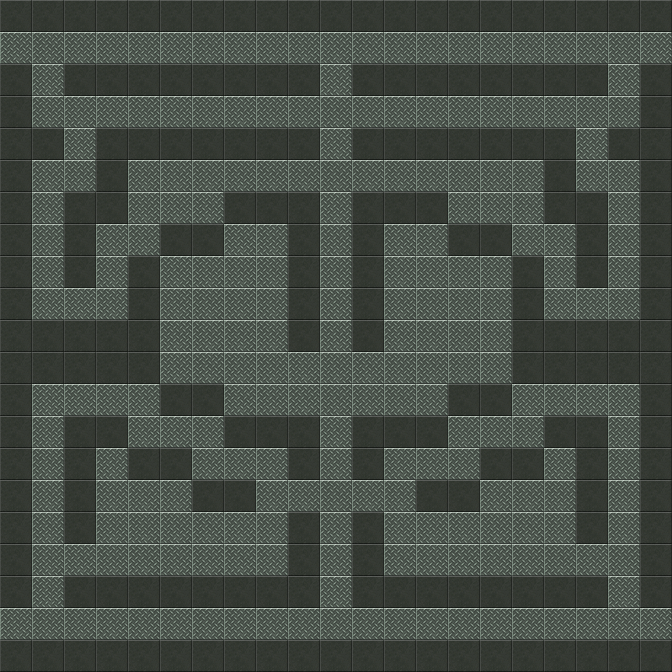

Rendered tile map (Tiled .tmx) drawn with the repository's tilesets; below, a short description and the full map source, tile grids included:
An orthogonal 21x21 tile map with 32x32 px tiles, 1 tile layer (Tile Layer 1).

<map version="1.0" tiledversion="1.1.5" orientation="orthogonal" renderorder="right-down" width="21" height="21" tilewidth="32" tileheight="32" infinite="0" nextobjectid="1">
 <tileset firstgid="1" name="gridtiles" tilewidth="32" tileheight="32" tilecount="140" columns="14">
  <image source="pathfinding_tutorial/assets/gridtiles.png" width="448" height="320" />
  <tile id="0">
   <properties>
    <property name="collide" type="bool" value="true" />
   </properties>
  </tile>
  <tile id="1">
   <properties>
    <property name="cost" type="int" value="4" />
   </properties>
  </tile>
  <tile id="14">
   <properties>
    <property name="collide" type="bool" value="true" />
   </properties>
  </tile>
 </tileset>
 <layer name="Tile Layer 1" width="21" height="21">
  <data encoding="csv">
15,15,15,15,15,15,15,15,15,15,15,15,15,15,15,15,15,15,15,15,15,
2,2,2,2,2,2,2,2,2,2,2,2,2,2,2,2,2,2,2,2,2,
15,2,15,15,15,15,15,15,15,15,2,15,15,15,15,15,15,15,15,2,15,
15,2,2,2,2,2,2,2,2,2,2,2,2,2,2,2,2,2,2,2,15,
15,15,2,15,15,15,15,15,15,15,2,15,15,15,15,15,15,15,2,15,15,
15,2,2,15,2,2,2,2,2,2,2,2,2,2,2,2,2,15,2,2,15,
15,2,15,15,2,2,2,15,15,15,2,15,15,15,2,2,2,15,15,2,15,
15,2,15,2,2,15,15,2,2,15,2,15,2,2,15,15,2,2,15,2,15,
15,2,15,2,15,2,2,2,2,15,2,15,2,2,2,2,15,2,15,2,15,
15,2,2,2,15,2,2,2,2,15,2,15,2,2,2,2,15,2,2,2,15,
15,15,15,15,15,2,2,2,2,15,2,15,2,2,2,2,15,15,15,15,15,
15,15,15,15,15,2,2,2,2,2,2,2,2,2,2,2,15,15,15,15,15,
15,2,2,2,2,15,15,2,2,2,2,2,2,2,15,15,2,2,2,2,15,
15,2,15,15,2,2,2,15,15,15,2,15,15,15,2,2,2,15,15,2,15,
15,2,15,2,15,15,2,2,2,15,2,15,2,2,2,15,15,2,15,2,15,
15,2,15,2,2,2,15,15,2,2,2,2,2,15,15,2,2,2,15,2,15,
15,2,15,2,2,2,2,2,2,15,2,15,2,2,2,2,2,2,15,2,15,
15,2,2,2,2,2,2,2,2,15,2,15,2,2,2,2,2,2,2,2,15,
15,2,15,15,15,15,15,15,15,15,2,15,15,15,15,15,15,15,15,2,15,
2,2,2,2,2,2,2,2,2,2,2,2,2,2,2,2,2,2,2,2,2,
15,15,15,15,15,15,15,15,15,15,15,15,15,15,15,15,15,15,15,15,15
</data>
 </layer>
</map>
